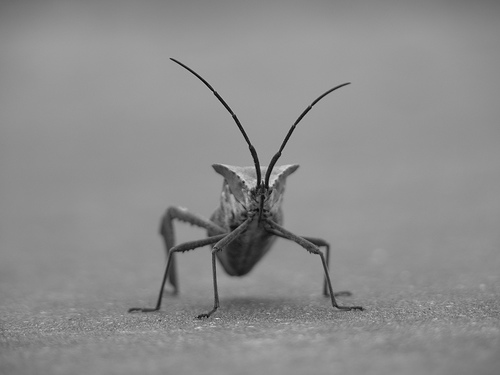
//> input picture ImageProcessing/VisionApp/KCCImageNet/stinkbug.png, 500 x 375 px
$ ./05.ISP_Basic_Alt   (built with g++ and OpenCV 4)
//> lines starting //> are read from the running program, lines starting //| are printed output that depends on the picture
#pragma once
#include "Common.h"

int main()
{
	std::string fileName = "../KCCImageNet/stinkbug.png";
	cv::Mat src = cv::imread(fileName, cv::ImreadModes::IMREAD_GRAYSCALE);
//> src is the input picture: 375 rows x 500 cols, CV_8UC1; min 0, max 217, mean 140.5
	cv::resize(src, src, cv::Size(src.cols * 2, src.rows * 2));
//> src: 750 rows x 1000 cols, CV_8UC1
	int datas[10] = { 5,3,1,4,6,4,8,4,3 };
	int* pDatas = datas;//data array

	uchar* pData = src.data;//data array...start[0,1,2,3,4,5]
	int length = src.total();//data length
//> length = 750000
	int channels = src.channels();
//> channels = 1
	//length *= channels;


	const int histoSz = 256;//sizeof(uchar);
	int histo[histoSz] = { 0, };
	//int* pHisto = new int[length];

	for (size_t i = 0; i < length; i++)
	{
		histo[pData[i]]++;
	}
//> after the loop, histo = 256 values, max 36603 at index 150, min 0 at index 0, mean 2929.7

	uchar* data = src.data;
	int size = src.rows * src.cols;
//> size = 750000
	auto result = std::minmax_element(pData, pData + length);
	double mean_brightness = cv::mean(src)[0];
//> mean_brightness = 140.5
	auto _minmax = std::minmax_element(histo, histo + histoSz);
	int _min_value = *_minmax.first;
	int _max_value = *_minmax.second;


	std::string strLine;
	for (size_t row = 0; row < histoSz; row++)
	{
		strLine = "";
		strLine += to_string(row);
		strLine += ("   ||");

		int scaled_cols = (histo[row]*1.0 / _max_value) * 100;
		for (size_t col = 0; col < scaled_cols; col++)
		{
			strLine += ("=");
		}
		std::cout << strLine << std::endl;
	}
//> this loop made 256 passes
//> scaled_cols on passes 1 to 3: 0, 0, 0
//> after the loop, strLine = "255   ||"

	cv::Mat draw = src.clone();
	cvtColor(draw, draw, ColorConversionCodes::COLOR_GRAY2BGR);
	for (size_t row = 0; row < histoSz; row++)
	{
		int scaled_cols = (histo[row] * 1.0 / _max_value) * src.cols;
		cv::Point st = Point(0, row*2.7);
		cv::Point ed = Point(scaled_cols, row*2.7);
		cv::line(draw, st, ed, CV_RGB(255, 255, 0));
	}
//> this loop made 256 passes
//> (scaled_cols, ed) on passes 1 to 3: (0, Point(0, 0)), (0, Point(0, 2)), (0, Point(0, 5))
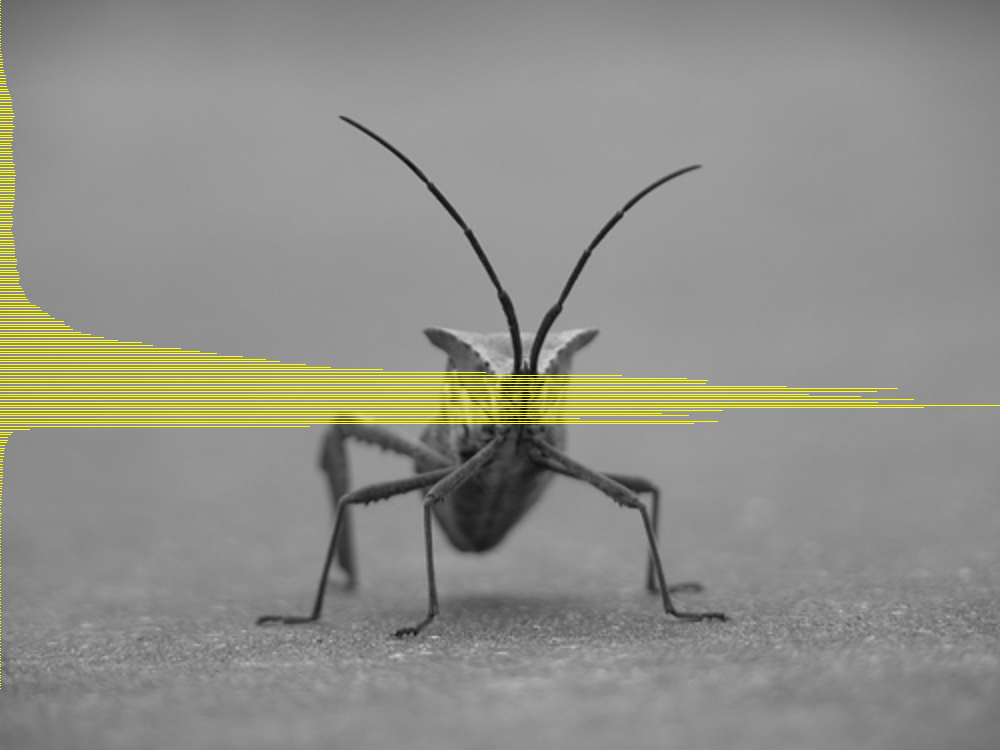
//> draw: 750 rows x 1000 cols, CV_8UC3; mean B, G, R 136.6, 143.7, 143.7

	int a = 0;


	//histogram을 구하시오. (src 이미지 버퍼)
	// 0   | =========== 10
	// 1   | ======= 5
	// 2   | ========== 8
	// ...
	// 255 | ================ 13


	if (false)
	{
		const int length = 3 * 3;
		int datas[length] = { 5,3,1,4,6,4,8,4,3 };
		int counts[length] = { 0, };
		//value...->...index
		int _max_count_val = -1;
		int _min_count_val = 1000;
		for (size_t i = 0; i < length; i++)
		{
			counts[datas[i]]++;
			if (_max_count_val < counts[datas[i]])_max_count_val = counts[datas[i]];
			if (_min_count_val > counts[datas[i]])_min_count_val = counts[datas[i]];
		}

		//display
		for (size_t i = 0; i < length; i++)
		{
			if (_max_count_val == counts[i])
				std::cout << "가장 많은 빈도 값 : " << i << " ... " << counts[i] << "개" << std::endl;
		}
		for (size_t i = 0; i < length; i++)
		{
			if (_min_count_val == counts[i])
				std::cout << "가장 적은 빈도 값 : " << i << " ... " << counts[i] << "개" << std::endl;
		}


		//Quiz :: 가장 많은/적은 빈도수의 값을 출력하시오
		//Answer
		//가장 많은 빈도 값 : 4 ... 3개
		//가장 적은 빈도 값 : 1 ... 1개
		//                   5 ... 1개
		//                   8 ... 1개
	}


	return 1;
}

$ run again, with ImageProcessing/VisionApp/KCCImageNet/stop_img.png copied over ImageProcessing/VisionApp/KCCImageNet/stinkbug.png
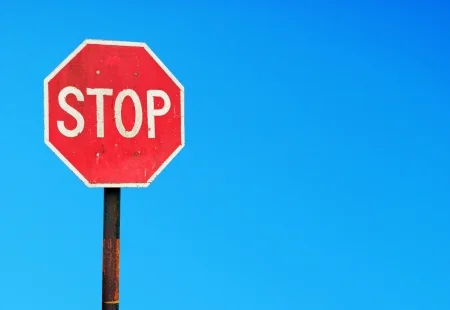
//> input picture ImageProcessing/VisionApp/KCCImageNet/stop_img.png, 450 x 310 px
//> `cv::Mat src = cv::imread(fileName, cv::ImreadModes::IMREAD_GRAYSCALE);`:
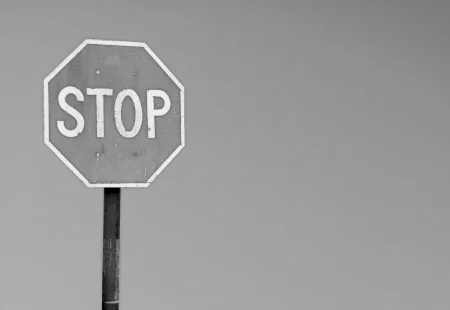
//> src: 310 rows x 450 cols, CV_8UC1; min 0, max 249, mean 155.2
//> after the loop `for (size_t i = 0; i < length; i++)`: histo = 256 values, max 32093 at index 160, min 0 at index 2, mean 2179.7
//> mean_brightness = 155.2
//> after the loop `for (size_t row = 0; row < histoSz; row++)`: strLine = "255   ||"
//> the loop `for (size_t row = 0; row < histoSz; row++)` made 256 passes
//> (scaled_cols, ed) on passes 1 to 3: (6, Point(6, 0)), (0, Point(0, 2)), (0, Point(0, 5))
//> after the loop `for (size_t row = 0; row < histoSz; row++)`:
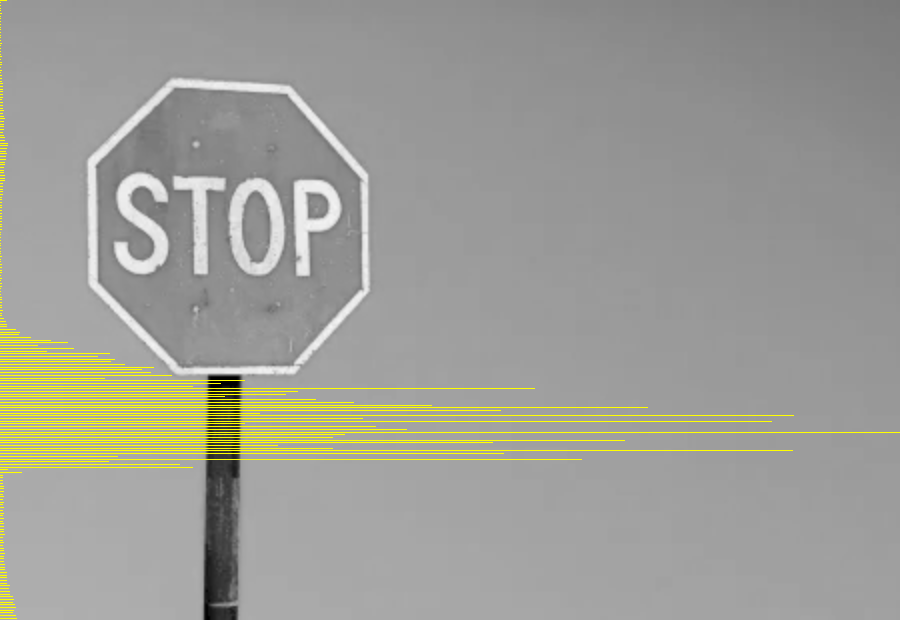
//> draw: 620 rows x 900 cols, CV_8UC3; mean B, G, R 150.8, 157.9, 157.9
